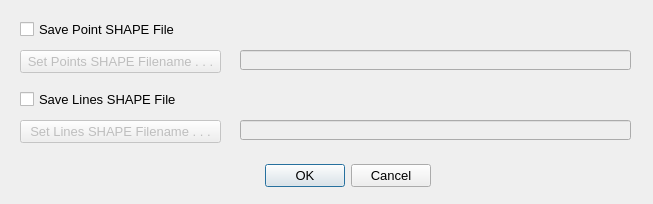
<ui version="4.0" >
 <class>dlgSaveShapeFiles</class>
 <widget class="QDialog" name="dlgSaveShapeFiles" >
  <property name="geometry" >
   <rect>
    <x>0</x>
    <y>0</y>
    <width>653</width>
    <height>204</height>
   </rect>
  </property>
  <property name="font" >
   <font>
    <family>Arial</family>
    <pointsize>10</pointsize>
   </font>
  </property>
  <property name="windowTitle" >
   <string>Save SHAPE Files</string>
  </property>
  <property name="modal" >
   <bool>true</bool>
  </property>
  <widget class="QDialogButtonBox" name="buttonBox" >
   <property name="geometry" >
    <rect>
     <x>90</x>
     <y>160</y>
     <width>341</width>
     <height>32</height>
    </rect>
   </property>
   <property name="orientation" >
    <enum>Qt::Horizontal</enum>
   </property>
   <property name="standardButtons" >
    <set>QDialogButtonBox::Cancel|QDialogButtonBox::Ok</set>
   </property>
  </widget>
  <widget class="QCheckBox" name="chkSavePoints" >
   <property name="geometry" >
    <rect>
     <x>20</x>
     <y>20</y>
     <width>171</width>
     <height>18</height>
    </rect>
   </property>
   <property name="text" >
    <string>Save Point SHAPE File</string>
   </property>
  </widget>
  <widget class="QPushButton" name="btnGetPointFilename" >
   <property name="enabled" >
    <bool>false</bool>
   </property>
   <property name="geometry" >
    <rect>
     <x>20</x>
     <y>50</y>
     <width>201</width>
     <height>23</height>
    </rect>
   </property>
   <property name="text" >
    <string>Set Points SHAPE Filename . . .</string>
   </property>
  </widget>
  <widget class="QPushButton" name="btnGetLineFilename" >
   <property name="enabled" >
    <bool>false</bool>
   </property>
   <property name="geometry" >
    <rect>
     <x>20</x>
     <y>120</y>
     <width>201</width>
     <height>23</height>
    </rect>
   </property>
   <property name="text" >
    <string>Set Lines SHAPE Filename . . .</string>
   </property>
  </widget>
  <widget class="QCheckBox" name="chkSaveLines" >
   <property name="geometry" >
    <rect>
     <x>20</x>
     <y>90</y>
     <width>171</width>
     <height>18</height>
    </rect>
   </property>
   <property name="text" >
    <string>Save Lines SHAPE File</string>
   </property>
  </widget>
  <widget class="QLineEdit" name="lnePointsFileName" >
   <property name="enabled" >
    <bool>false</bool>
   </property>
   <property name="geometry" >
    <rect>
     <x>240</x>
     <y>50</y>
     <width>391</width>
     <height>20</height>
    </rect>
   </property>
  </widget>
  <widget class="QLineEdit" name="lneLinesFileName" >
   <property name="enabled" >
    <bool>false</bool>
   </property>
   <property name="geometry" >
    <rect>
     <x>240</x>
     <y>120</y>
     <width>391</width>
     <height>20</height>
    </rect>
   </property>
  </widget>
 </widget>
 <resources/>
 <connections>
  <connection>
   <sender>buttonBox</sender>
   <signal>accepted()</signal>
   <receiver>dlgSaveShapeFiles</receiver>
   <slot>accept()</slot>
   <hints>
    <hint type="sourcelabel" >
     <x>248</x>
     <y>254</y>
    </hint>
    <hint type="destinationlabel" >
     <x>157</x>
     <y>274</y>
    </hint>
   </hints>
  </connection>
  <connection>
   <sender>buttonBox</sender>
   <signal>rejected()</signal>
   <receiver>dlgSaveShapeFiles</receiver>
   <slot>reject()</slot>
   <hints>
    <hint type="sourcelabel" >
     <x>316</x>
     <y>260</y>
    </hint>
    <hint type="destinationlabel" >
     <x>286</x>
     <y>274</y>
    </hint>
   </hints>
  </connection>
 </connections>
</ui>
